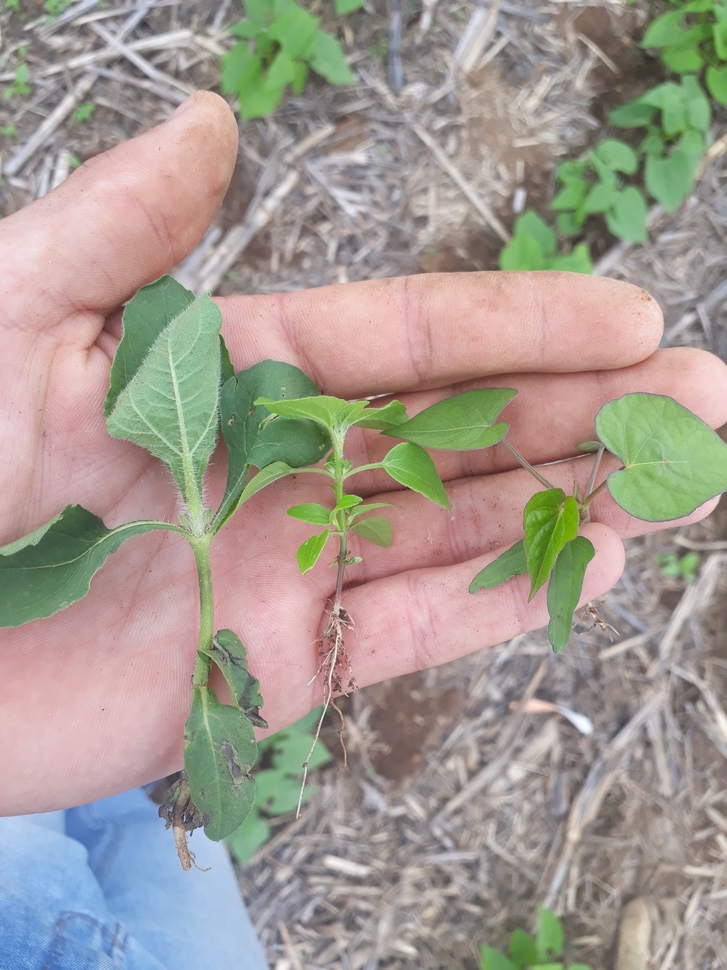
#> input picture Roteiros de Estudo Orientado - REOs/REO 02/AULA_06/img_ex.jpg, 727 x 970 px, shrunk from 3096 x 4128 before the run
$ python aula_02_ex_08.py
#> lines starting #> are read from the running program, lines starting #| are printed output that depends on the picture
########################################################################################################################
# Lavras - MG
# 21/04/2020
# Universidade Federal de Lavras - UFLA
# Departamento de Biologia
# Programa de Pós Graduação em Genética e Melhoramento de Plantas
# Disciplina: Processamento de imagens e reconhecimento de padrões no melhoramento de plantas
# Docente: Vinícius Quintão Carneiro
# E-mail: vinicius.carneiro@ufla.br
# Github: vqcarneiro
########################################################################################################################
# PROCEDIMENTO: Virar imagens binárias
########################################################################################################################
# Importar pacotes
import cv2 # Importa o pacote opencv
import numpy as np # Importa o pacote numpy
from matplotlib import pyplot as plt # Importa o pacote matplotlib
########################################################################################################################
# Leitura da imagem

#nome_arquivo = 'feijao.jpg'
nome_arquivo = 'img_ex.jpg'
img = cv2.imread(nome_arquivo,1)
#> img is the input picture: shape (970, 727, 3); mean B, G, R 145.2, 153.9, 162
img = cv2.cvtColor(img,cv2.COLOR_BGR2RGB)
print('----------------------------------------------------------------------------------------------------------------')
print('IMAGEM ORIGINAL')
print('----------------------------------------------------------------------------------------------------------------')
print('----------------------------------------------------------------------------------------------------------------')
print('INFORMAÇÕES')
print('----------------------------------------------------------------------------------------------------------------')
lin, col,canais = np.shape(img)
#> lin = 970; col = 727; canais = 3
print('Dimensão: ' + str(lin) +' x '+ str(col))
#| Dimensão: 970 x 727
print('Largura: ' + str(col))
#| Largura: 727
print('Altura: ' + str(lin))
#| Altura: 970
print('----------------------------------------------------------------------------------------------------------------')

########################################################################################################################
# Transformações em imagens - Virar
# Virar Horizontalmente
img_fp1 = cv2.flip(img,1)
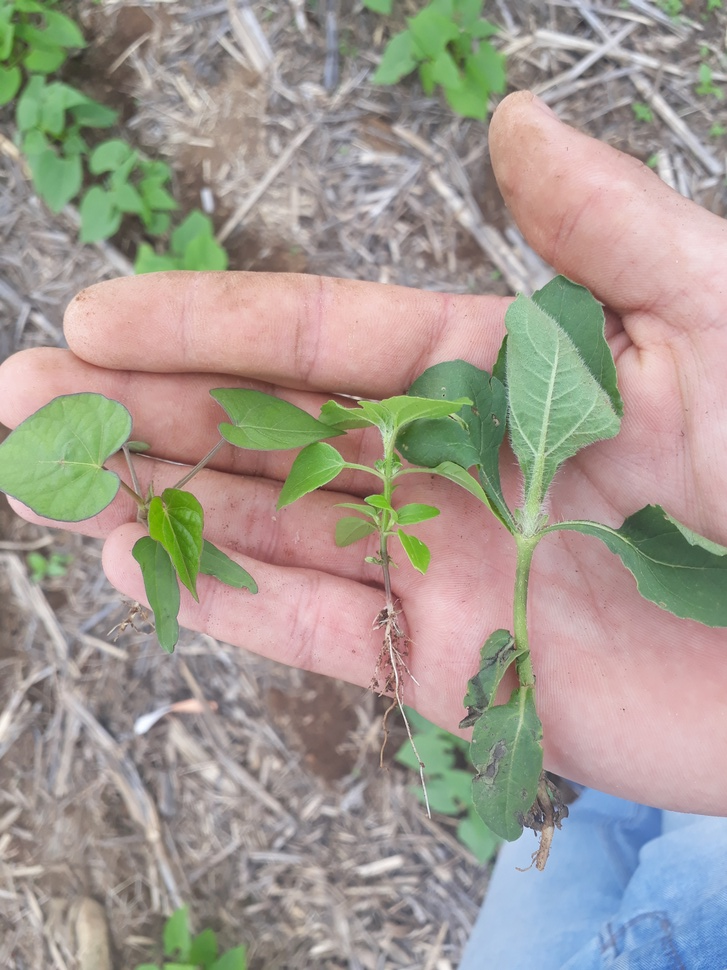
#> img_fp1: shape (970, 727, 3); mean R, G, B 162, 153.9, 145.2
print('----------------------------------------------------------------------------------------------------------------')
print('Virar Horizontalmente')
print('----------------------------------------------------------------------------------------------------------------')
print('INFORMAÇÕES')
print('----------------------------------------------------------------------------------------------------------------')
lin, col,canais = np.shape(img_fp1)
print('Dimensão: ' + str(lin) +' x '+ str(col))
#| Dimensão: 970 x 727
print('Largura: ' + str(col))
#| Largura: 727
print('Altura: ' + str(lin))
#| Altura: 970

# Virar Verticalmente
img_fp2 = cv2.flip(img,0)
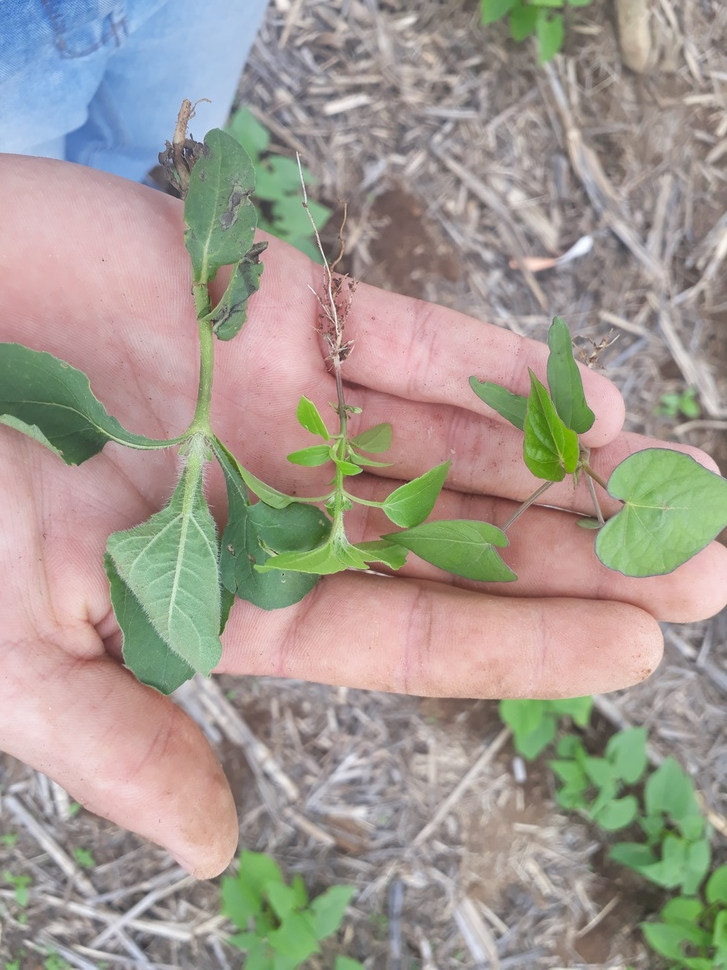
#> img_fp2: shape (970, 727, 3); mean R, G, B 162, 153.9, 145.2
print('----------------------------------------------------------------------------------------------------------------')
print('Virar Verticalmente')
print('----------------------------------------------------------------------------------------------------------------')
print('INFORMAÇÕES')
print('----------------------------------------------------------------------------------------------------------------')
lin, col,canais = np.shape(img_fp2)
print('Dimensão: ' + str(lin) +' x '+ str(col))
#| Dimensão: 970 x 727
print('Largura: ' + str(col))
#| Largura: 727
print('Altura: ' + str(lin))
#| Altura: 970

# Virar Horizontalmente e Verticalmente
img_fp3 = cv2.flip(img,-1)
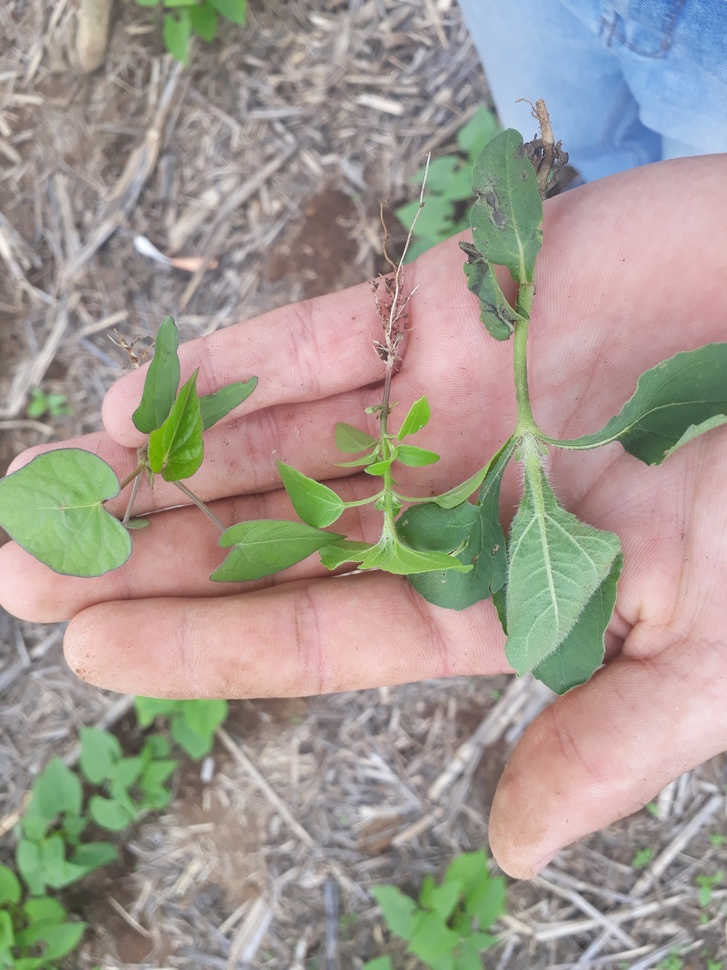
#> img_fp3: shape (970, 727, 3); mean R, G, B 162, 153.9, 145.2
print('----------------------------------------------------------------------------------------------------------------')
print('Virar Horizontalmente e Verticalmente')
print('----------------------------------------------------------------------------------------------------------------')
print('INFORMAÇÕES')
print('----------------------------------------------------------------------------------------------------------------')
lin, col,canais = np.shape(img_fp3)
print('Dimensão: ' + str(lin) +' x '+ str(col))
#| Dimensão: 970 x 727
print('Largura: ' + str(col))
#| Largura: 727
print('Altura: ' + str(lin))
#| Altura: 970
print('----------------------------------------------------------------------------------------------------------------')
########################################################################################################################
# Apresentar imagens

# Imagem Em RGB
plt.figure('VIRAR')
plt.subplot(2,2,1)
plt.imshow(img)
plt.title("ORIGINAL")


plt.subplot(2,2,2)
plt.imshow(img_fp1)
plt.title("Horizontal (H)")

plt.subplot(2,2,3)
plt.imshow(img_fp2)
plt.title("Vertical (V)")

plt.subplot(2,2,4)
plt.imshow(img_fp3)
plt.title("H e V")

plt.show()
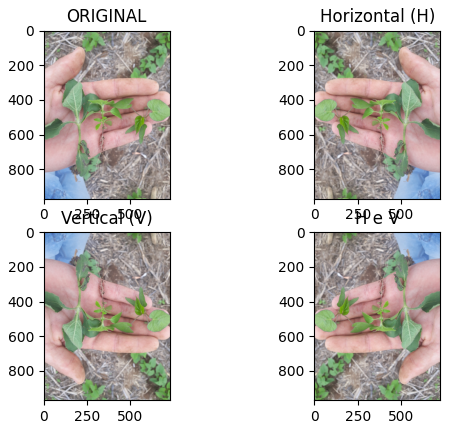
#> figure drawn by matplotlib, 4 panels
########################################################################################################################

$ run again, with Roteiros de Estudo Orientado - REOs/REO 02/AULA_06/feijao.jpg copied over Roteiros de Estudo Orientado - REOs/REO 02/AULA_06/img_ex.jpg
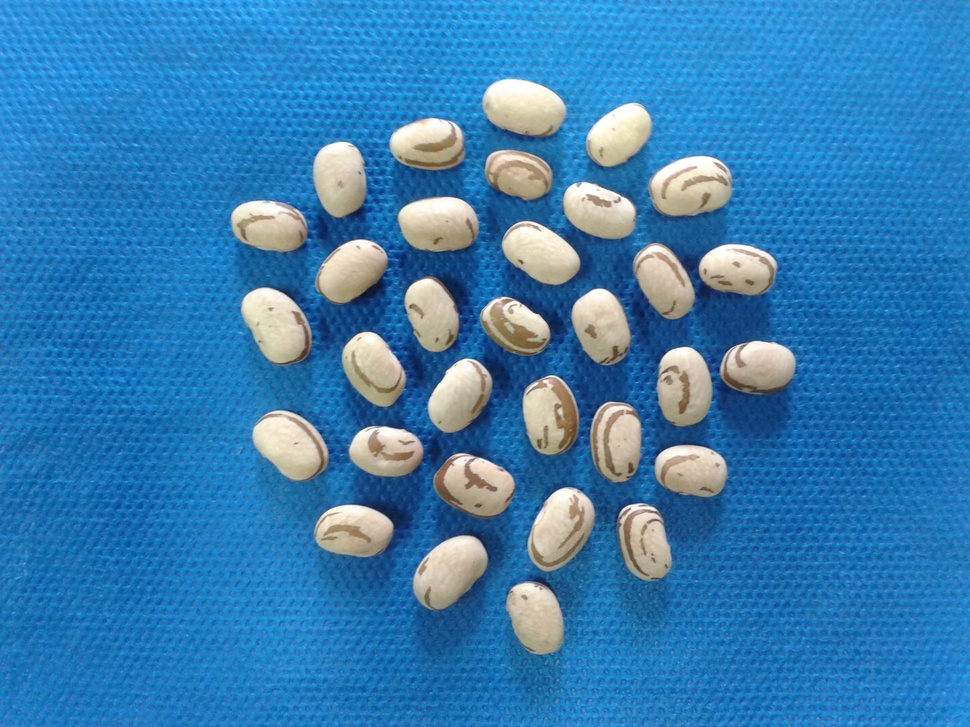
#> input picture Roteiros de Estudo Orientado - REOs/REO 02/AULA_06/feijao.jpg, 970 x 727 px, shrunk from 2048 x 1536 before the run
#> img is the input picture: shape (727, 970, 3); mean B, G, R 178.7, 126.2, 55.7
#| Dimensão: 727 x 970
#| Largura: 970
#| Altura: 727
#| Dimensão: 727 x 970
#| Largura: 970
#| Altura: 727
#| Dimensão: 727 x 970
#| Largura: 970
#| Altura: 727
#> `img_fp3 = cv2.flip(img,-1)`:
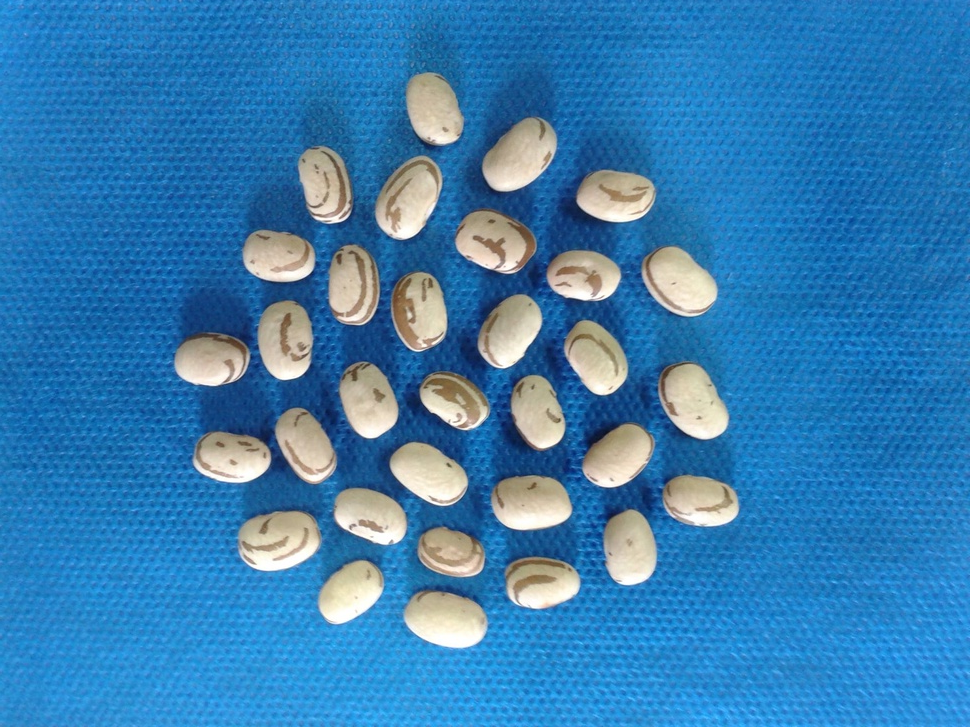
#> img_fp3: shape (727, 970, 3); mean R, G, B 55.7, 126.2, 178.7
#| Dimensão: 727 x 970
#| Largura: 970
#| Altura: 727
#> `plt.show()`:
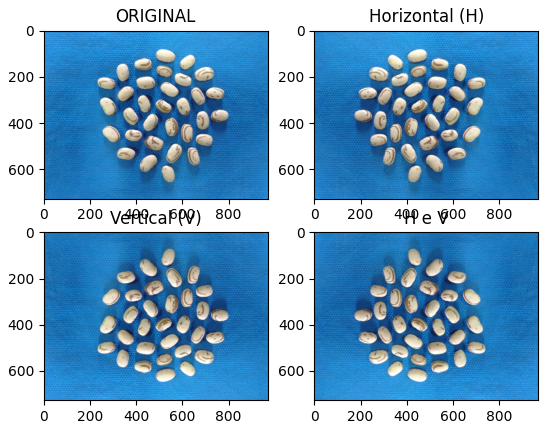
#> figure drawn by matplotlib, 4 panels
